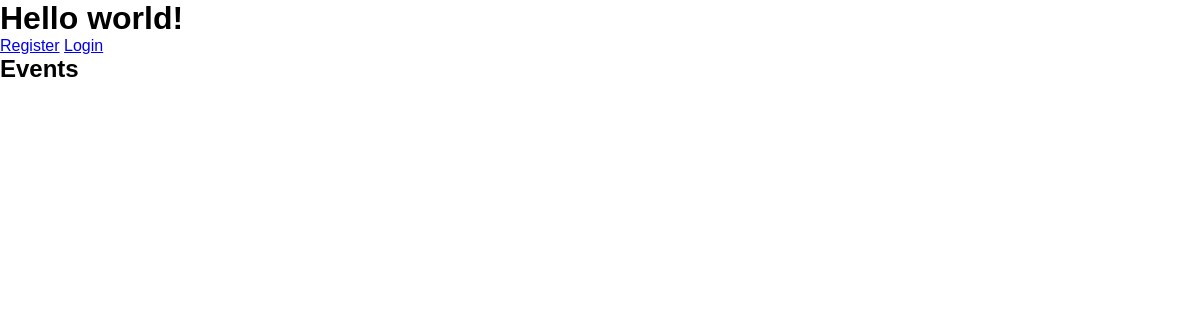
Before: / with the older database file.
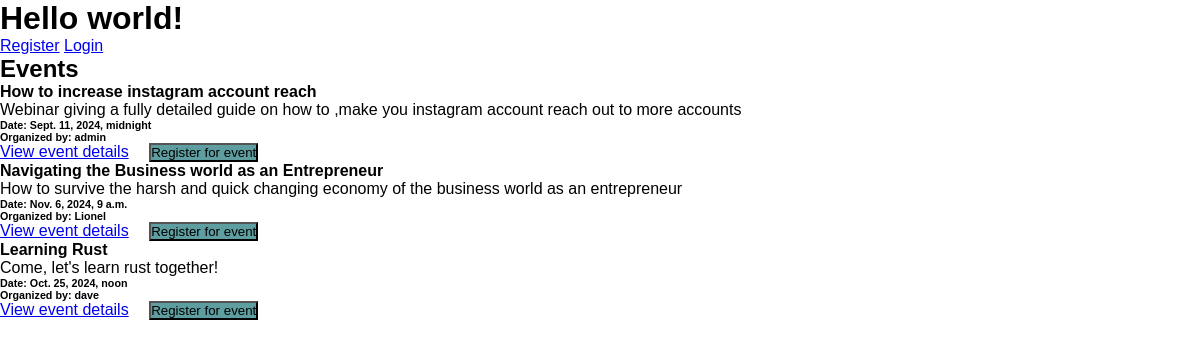
After: the same page with the newer database file.
### events/models.py (models this page shows, shortened)
class Event(models.Model):
    title                               = models.CharField(max_length=200)
    slug                               = models.SlugField(unique=True)
    description                = models.TextField()
    date                              = models.DateTimeField()
    location                       = models.CharField(max_length=300)
    category                     = models.ForeignKey(Category, on_delete=models.CASCADE)
    organizer                    = models.ForeignKey(User, on_delete=models.CASCADE)
    max_participants    = models.PositiveIntegerField(null=True, blank=True)
    created_at                 = models.DateTimeField(auto_now_add=True)

### event_registration/views.py (the view)
# urls.py: path("", views.homepage, name="home_page"),
def homepage(request: HttpRequest):
    events = Event.objects.all().order_by("-created_at")
    if isinstance(request.user, AbstractUser):
        user_registrations = Registration.objects.filter(user=request.user).values_list('id', flat=True)
        return render(request, 'home.html', { "events": events, 'user_registrations': user_registrations })
    return render(request, 'home.html', { "events": events })

### templates/home.html (shortened to what this page needs)
{% extends 'layout.html' %}
{% block body %}
<h1>Hello world!</h1>
<div>
    {% if not user.is_authenticated %}
    <a href="{% url 'register_page' %}">Register</a>
    <a href="{% url 'login_page' %}">Login</a>
    {% endif %}
</div>
<h2>Events</h2>
<ul>
    {% for event in events %}
    <li>
        <article>
            <h4>{{ event.title}}</h4>
            <p>{{ event.description }}</p>
            <h6><strong>Date:</strong> {{ event.date }}</h6>
            <h6><strong>Organized by:</strong> {{ event.organizer }}</h6>
            <div class="flex">
                <a href="{% url 'view_event' slug=event.slug %}">View event details</a>
                {% if event.organizer != request.user %}
                {% if user_registrations and event.id in user_registrations %}
                <button disabled="disabled">Event registered</button>
                {% else %}
                <form action="{% url 'register_event' id=event.id %}" method="post"
                    style="display: inline-block; margin-left: 1rem;">
                    <button>Register for event</button>
                </form>
                {% endif %}
                {% endif %}
            </div>
        </article>
    </li>
    {% endfor %}
</ul>
{% endblock %}

### templates/layout.html (shortened to what this page needs)
<!DOCTYPE html>
<html lang="en">
{% load static %}
<head>
    <link rel="stylesheet" href="https://cdn.jsdelivr.net/npm/water.css@2/out/water.css">
    <link rel="stylesheet" href="{% static 'css/styles.css' %}">
</head>
<body>
    {% block body %}Body{% endblock %}
</body>
</html>

### static/css/styles.css (style rules this page uses)
* { margin: 0; padding: 0; box-sizing: border-box; font-family: Verdana, Geneva, Tahoma, sans-serif; }
button { background-color: cadetblue; }

Changed rows visible on the page:
added Event: title "How to increase instagram account reach", description "Webinar giving a fully detailed guide on how to ,make you instagram account reach out to more accounts", date "Sept. 11, 2024, midnight", organizer "admin", shows "Register for event"
added Event: title "Navigating the Business world as an Entrepreneur", description "How to survive the harsh and quick changing economy of the business world as an entrepreneur", date "Nov. 6, 2024, 9 a.m.", organizer "Lionel", shows "Register for event"
added Event: title "Learning Rust", description "Come, let's learn rust together!", date "Oct. 25, 2024, noon", organizer "dave", shows "Register for event"
